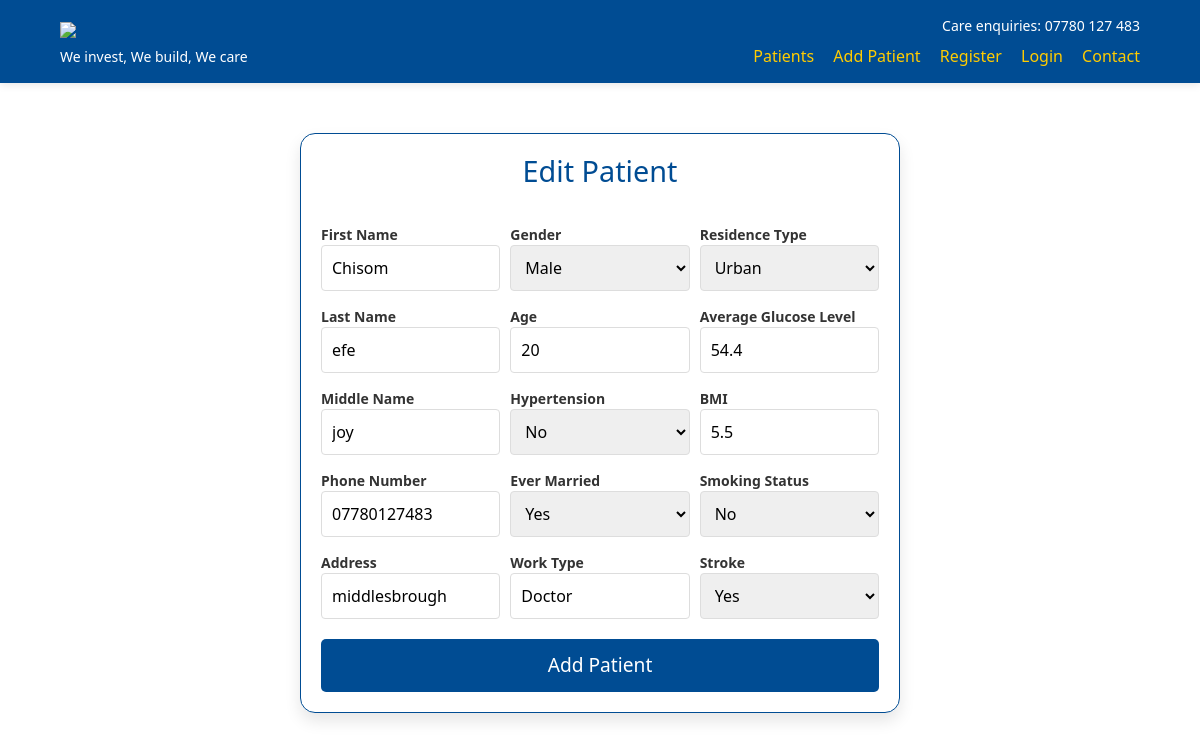
/patient/1, run on the app's committed database.
### myapp/models.py (models this page shows, shortened)
class Patient(db.Model):
    id = db.Column(db.Integer, primary_key=True)
    first_name = db.Column(db.String(50), nullable=False)
    last_name = db.Column(db.String(50), nullable=False)
    middle_name = db.Column(db.String(50), nullable=True)
    phone_number = db.Column(db.String(15), nullable=False)
    address = db.Column(db.String(100), nullable=False)
    gender = db.Column(db.String(6), nullable=False)  # "Male", "Female", or "Other"
    age = db.Column(db.Integer, nullable=False)
    hypertension = db.Column(db.Integer, nullable=False)  # 0 or 1
    ever_married = db.Column(db.String(3), nullable=False)  # "No" or "Yes"
    work_type = db.Column(db.String(20), nullable=False)  # Various work types
    residence_type = db.Column(db.String(5), nullable=False)  # "Rural" or "Urban"
    avg_glucose_level = db.Column(db.Float, nullable=False)
    bmi = db.Column(db.Float, nullable=False)
    smoking_status = db.Column(db.String(20), nullable=False)  # Smoking status
    stroke = db.Column(db.Integer, nullable=False)  # 0 or 1

### myapp/routes.py (the view)
@app.route('/patient/<int:id>', methods=["POST", "GET"])
def patient_edit(id):
    patient = Patient.query.get_or_404(id)
    form = Editpatient (obj=patient)  # Pre-fills form fields with patient data
    if form.validate_on_submit():  # Only triggers on POST with valid data
        form.populate_obj(patient)  # Assigns form data to patient fields directly
        db.session.commit()
        flash('Patient updated successfully', 'success')
        return redirect(url_for('patient', id=patient.id))
    elif form.errors:  # This triggers if POST fails validation
        flash('There was an error in updating the patient', 'danger')
        for err_msgs in form.errors.values():
            for err in err_msgs:
                flash(err, 'danger')
    return render_template('edit_patient.html', form=form)

### myapp/templates/edit_patient.html (shortened to what this page needs)
{% extends 'layout.html' %}
{% block content %}
<div class="container form-container">
    <form method="POST">
        <h1>Edit Patient</h1>
        <div class="form-wrapper">
            <div class="form-left">
                <div class="form-group">
                    {{ form.first_name.label() }}
                    {{ form.first_name(class="")}}
                </div>
                <div class="form-group">
                    {{ form.last_name.label() }}
                    {{ form.last_name(class="") }}
                </div>
                <div class="form-group">
                    {{ form.middle_name.label() }}
                    {{ form.middle_name(class="") }}
                </div>
                <div class="form-group">
                    {{ form.phone_number.label() }}
                    {{ form.phone_number(class="") }}
                </div>
                <div class="form-group">
                    {{ form.address.label() }}
                    {{ form.address(class="") }}
                </div>
            </div>
            <div class="form-center">
                <div class="form-group">
                    {{ form.gender.label() }}
                    {{ form.gender(class="") }}
                </div>
                <div class="form-group ">
                    {{ form.age.label() }}
                    {{ form.age(class="", placeholder="Age") }}
                </div>
                <div class="form-group">
                    {{ form.hypertension.label() }}
                    {{ form.hypertension(class="") }}
                </div>
                <div class="form-group">
                    {{ form.ever_married.label() }}
                    {{ form.ever_married(class="") }}
                </div>
                <div class="form-group">
                    {{ form.work_type.label() }}
                    {{ form.work_type(class="") }}
                </div>
            </div>
            <div class="form-right">
                <div class="form-group">
                    {{ form.residence_type.label() }}
                    {{ form.residence_type(class="") }}
                </div>
                <div class="form-group">
                    {{ form.avg_glucose_level.label() }}
                    {{ form.avg_glucose_level(class="", placeholder="Average Glucose Level") }}
                </div>
                <div class="form-group">
                    {{ form.bmi.label() }}
                    {{ form.bmi(class="", placeholder="BMI") }}
                </div>
                <div class="form-group">
                    {{ form.smoking_status.label() }}
                    {{ form.smoking_status(class="") }}
                </div>
                <div class="form-group">
                    {{ form.stroke.label() }}
                    {{ form.stroke(class="") }}
                </div>
            </div>
        </div>
        <button class="submit-button" type="submit">Add Patient</button>
    </form>
</div>
{% endblock %}

### myapp/static/style.css (style rules this page uses)
* { margin:0; padding:0; box-sizing:border-box; }
.form-container { display: flex; align-items: center; justify-content: center; height: calc(100vh - 120px); }
.form-container form { border:1px solid #004c93; max-width: 600px; padding: 20px; border-radius: 15px; box-shadow: 0 8px 16px rgba(0, 0, 0, 0.1); transition: transform 0.3s ease, box-shadow 0.3s ease; animation: fadeInUp 1s ease; }
.form-left { flex:1; width:100%; }
.form-center { flex:1; width:100%; }
.form-right { flex:1; width:100%; }
form h1 { text-align: center; font-size: 1.8em; margin-bottom: 20px; color: #004c93; animation: zoomIn 0.5s ease; }
.form-wrapper { display: flex; gap: 10px; align-items:center; justify-content:center; }
label { display: block; font-weight: bold; margin-top: 15px; color: #333; transition: color 0.3s ease; font-size: 14px; }
input[type='number'], input[type='text'], select, input[type='radio'] { width: 100%; padding: 10px; border: 1px solid #ddd; border-radius: 4px; transition: border-color 0.3s ease; outline:none; }
.submit-button { width: 100%; padding: 12px; background-color: #004c93; color: white; border: none; border-radius: 5px; cursor: pointer; font-size: 1.2rem; transition: background-color 0.3s ease, transform 0.3s ease; margin-top: 20px; }

### data on the page
Patient: first_name "Chisom", last_name "efe", middle_name "joy", phone_number "07780127483", address "middlesbrough", gender "Male", age "20", hypertension "No", ever_married "Yes", work_type "Doctor", residence_type "Urban", avg_glucose_level "54.4", bmi "5.5", smoking_status "No", stroke "Yes"
